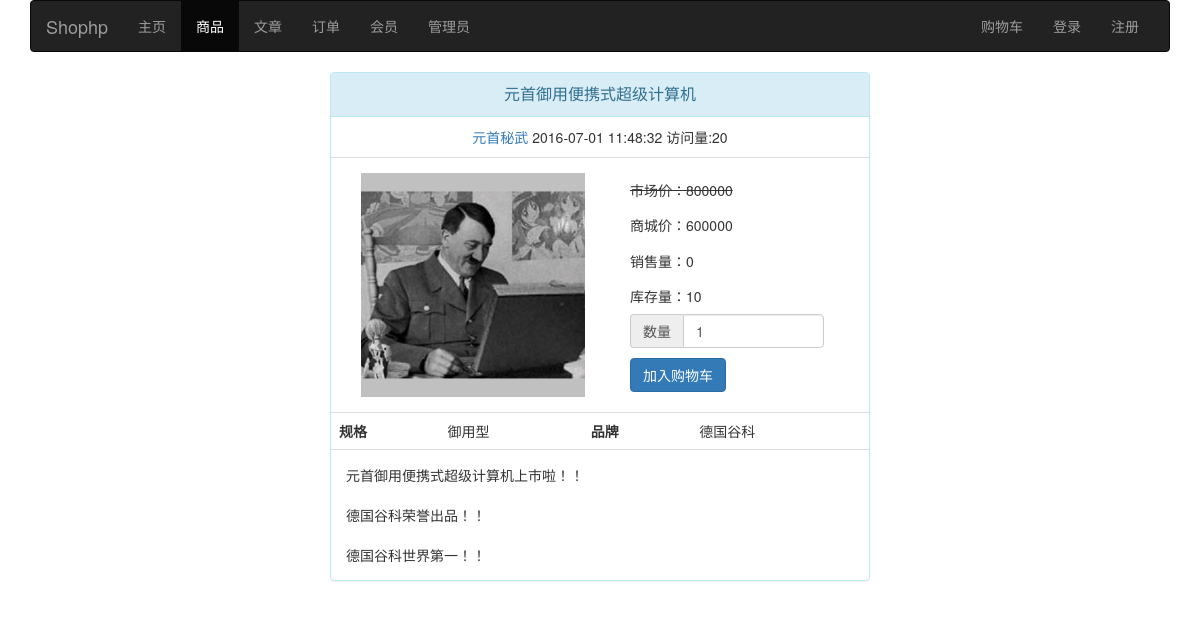
The page /index.php/goods/index/2 on the database its author committed.
### tables this page shows
CREATE TABLE `goods` (
  `id` int(11) NOT NULL COMMENT '商品编号',
  `cid` int(11) NOT NULL COMMENT '类别编号',
  `name` varchar(100) NOT NULL COMMENT '商品名称',
  `spec` varchar(300) NOT NULL COMMENT '规格',
  `img` varchar(300) NOT NULL COMMENT '图片',
  `intro` text NOT NULL COMMENT '介绍',
  `brand` varchar(50) NOT NULL COMMENT '品牌',
  `mprice` float NOT NULL COMMENT '市场价',
  `sprice` float NOT NULL COMMENT '商城价',
  `sales` int(11) NOT NULL DEFAULT '0' COMMENT '销售量',
  `stocks` int(11) NOT NULL COMMENT '库存量',
  `views` int(11) NOT NULL DEFAULT '0' COMMENT '访问量',
  `pubtime` datetime NOT NULL DEFAULT CURRENT_TIMESTAMP COMMENT '发布时间',
  `status` int(11) NOT NULL COMMENT '状态'
);

### application/controllers/Goods.php (called while the page is built, shortened)
<?php
class Goods extends CI_Controller
{
    public function __construct()
    {
        $this->load->model('member_model');
        $this->load->model('goods_model');
        $this->load->model('gcate_model');
    }
    public function index($id = 0)
    {
        $this->load->library('form_validation');
        $data['a'] = $this->goods_model->get($id);
        $cart = $this->session->cart;
        if (isset($cart[$id])) {
            $stocks = $data['a']['stocks'] - $cart[$id];
        } else {
            $stocks = $data['a']['stocks'];
        }
        $this->form_validation->set_rules('num', '数量', 'trim|required|is_natural_no_zero|less_than_equal_to['.$stocks.']');
        if ($this->form_validation->run() === false) {
            $this->goods_model->view($id);
            $data['id'] = $id;
            $data['cid'] = $data['a']['cid'];
            $data['cname'] = $this->gcate_model->get($data['cid'])['name'];
            $data['title'] = $data['a']['name'];
            $this->load->view('goods', $data);
        } else {
            $cart[$id] += $this->input->post('num');
            $this->session->set_userdata('cart', $cart);
            redirect('cart');
        }
    }
}

### index.php (called while the page is built, shortened)
<?php
require_once BASEPATH.'core/CodeIgniter.php';

### application/models/Member_model.php (called while the page is built, shortened)
<?php
class Member_model extends CI_Model
{
    public function vsession()
    {
        $name = array('name' => $this->session->member);
        $row = $this->db->get_where('member', $name)->row_array();
        return 1 != $row['status'] || $row['id'] != $this->session->mid;
    }
}

### application/models/Goods_model.php (called while the page is built, shortened)
<?php
class Goods_model extends CI_Model
{
    public function get($id = false, $limit = false)
    {
        $query = $this->db->get_where('goods', array('id' => $id));
        return $query->row_array();
    }
    public function view($id)
    {
        $this->db->set('views','views + 1', FALSE);
        return $this->db->update('goods', NULL, array('id' => $id));
    }
}

### application/views/goods.php (the view, shortened to what this page needs)
<!DOCTYPE html>
<html lang="en">
<head>
    <link href="<?=base_url('css/bootstrap.min.css')?>" rel="stylesheet">
    <link href="<?=base_url('css/shophp.css')?>" rel="stylesheet">
</head>
<body>
    <div class="container">
        <nav class="navbar navbar-inverse">
            <div class="container-fluid">
                <div class="navbar-header">
                    <a class="navbar-brand" href="<?=site_url()?>"><?=$this->config->item('title')?></a>
                </div>
                <div class="collapse navbar-collapse" id="navbar-collapse">
                    <ul class="nav navbar-nav">
                        <li><a href="<?=site_url()?>">主页</a></li>
                        <li class="active"><a href="<?=site_url('gcate')?>">商品<span class="sr-only">(current)</span></a></li>
                        <li><a href="<?=site_url('acate')?>">文章</a></li>
                        <li><a href="<?=site_url('oform')?>">订单</a></li>
                        <li><a href="<?=site_url('member')?>">会员</a></li>
                        <li><a href="<?=site_url('admin/admin')?>">管理员</a></li>
                    </ul>
                    <ul class="nav navbar-nav navbar-right">
                        <li><a href="<?=site_url('cart')?>">购物车</a></li>
						<?php if ($this->member_model->vsession()): ?>
                        <li><a href="<?=site_url('login')?>">登录</a></li>
                        <li><a href="<?=site_url('reg')?>">注册</a></li>
							<?php else: ?>
                        <li><a><?=$this->session->member?></a></li>
                        <li><a href="<?=site_url('logout')?>">退出</a></li>
					<?php endif; ?>
                    </ul>
                </div>
            </div>
        </nav>
        	<div class="col-xs-12 col-sm-10 col-sm-offset-1 col-md-8 col-md-offset-2 col-lg-6 col-lg-offset-3">
		<div class="panel panel-info">
		  <div class="panel-heading">
                    <div class="text-center panel-title"><?=$title?></div>
		  </div>
 		 <ul class="list-group">
		   <li class="list-group-item">
				<div class="text-center">
                   <a href="<?=site_url('acate/index/'.$cid)?>"><?=$cname?></a>
                   <?=$a['pubtime']?>
					访问量:<?=$a['views']?>
				</div>
			</li>
		</ul>
        <div class="panel-body">
                        <?=form_open('goods/index/'.$id)?>
			<div class="col-lg-6">
				<div class="image">
					<img src="<?=base_url($a['img'])?>" class="img-responsive center-block">
				</div>
			</div>
			<div class="col-lg-6">
				<div class="col-xs-6 col-lg-12">
				<S><h5>市场价：<?=$a['mprice']?></h5></S>
				</div>
				<div class="col-xs-6 col-lg-12">
				<h5>商城价：<?=$a['sprice']?></h5>
				</div>
				<div class="col-xs-6 col-lg-12">
				<h5>销售量：<?=$a['sales']?></h5>
				</div>
				<div class="col-xs-6 col-lg-12">
				<h5>库存量：<?=$a['stocks']?></h5>
				</div>
				<div class="col-xs-6 col-lg-12">
                            <p class="input-group">
                                <span class="input-group-addon input-group-addon-sm">数量</span>
                                <input type="input" name="num" value="<?=set_value('num', 1)?>" class="form-control">
                            </p>
				</div>
				<div class="col-xs-6 col-lg-12">
                                <input class="btn btn-primary" type="submit" value="加入购物车">
				</div>
			</div>
             </div>
			 <table class="table">
				 <tr>
				 <th>规格</th>
				 <td><?=$a['spec']?></td>
				 <th>品牌</th>
				 <td><?=$a['brand']?></td>
			 </tr>
			 </table>
        <div class="panel-body">
                    <?=$a['intro']?>
             </div>
		</div>
		</div>
    </div>
</body>
</html>

### css/shophp.css (style rules this page uses)
.input-group-addon { min-width: 100px; }
.input-group-addon-sm { min-width: 50px; }
.image { position:relative; overflow:hidden; padding-bottom:100%; background-color: silver; }
.image img { position:absolute; top: 50%; left: 50%; transform: translateX(-50%) translateY(-50%); }

### rows shown on the page
goods: name "元首御用便携式超级计算机", pubtime "2016-07-01 11:48:32", views "20", img (picture), mprice "800000", sprice "600000", sales "0", stocks "10", spec "御用型", brand "德国谷科", intro "元首御用便携式超级计算机上市啦！！ 德国谷科荣誉出品！！ 德国谷科世界第一！！"

### other values the page prints
$this->config->item('title') "Shophp"
$cname "元首秘武"
